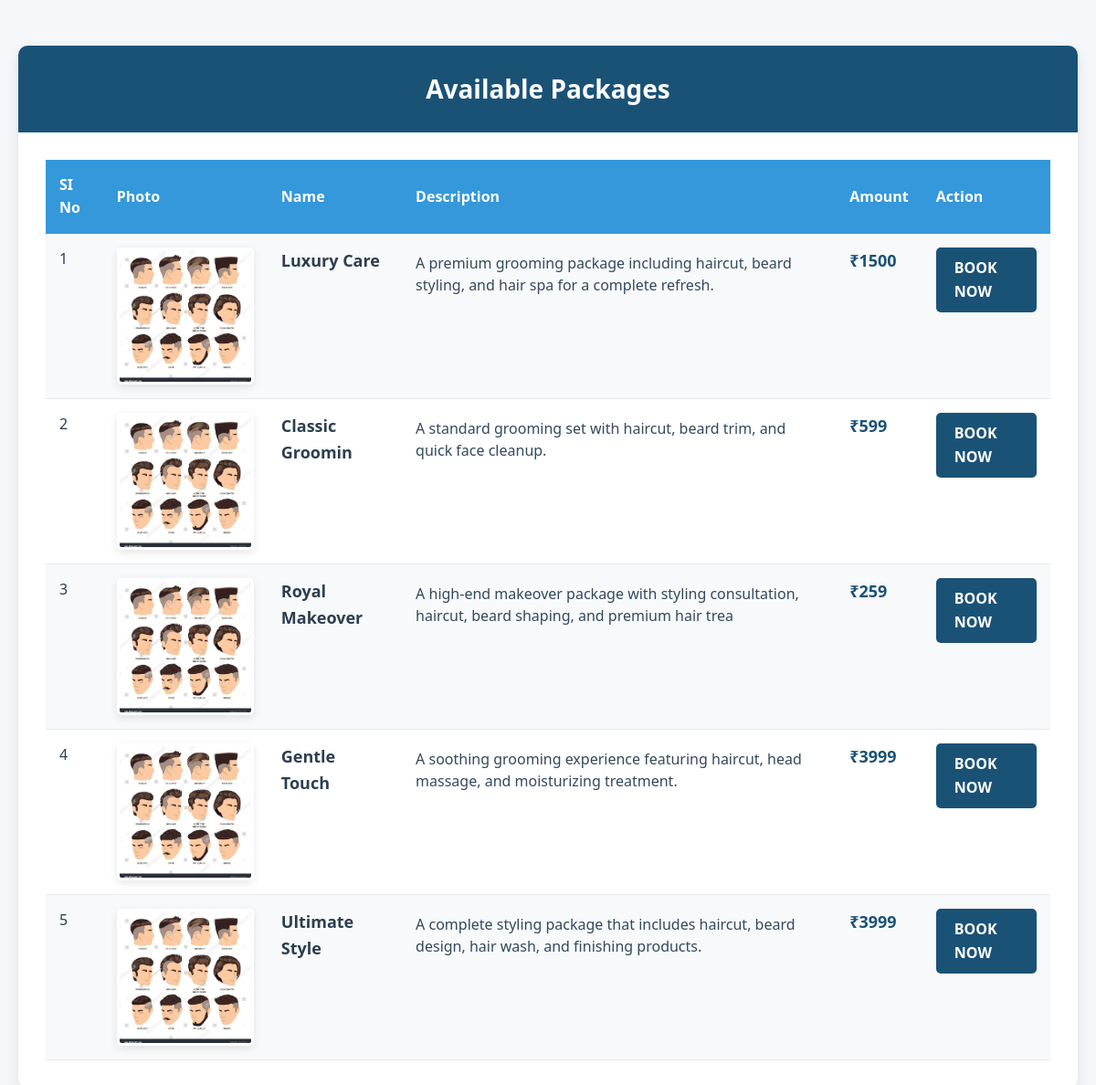
Page /User/Viewpackage.php?sid=4 (signed in) on the committed database.
### tables this page shows
CREATE TABLE `tbl_package` (
  `package_id` int(11) NOT NULL,
  `package_name` varchar(40) NOT NULL,
  `package_amount` int(11) NOT NULL,
  `package_description` varchar(100) NOT NULL,
  `package_photo` varchar(100) NOT NULL,
  `package_status` int(11) NOT NULL DEFAULT 1,
  `saloon_id` int(11) NOT NULL
);

### User/Viewpackage.php (the view, shortened to what this page needs)
<?php
include("../Assets/Connection/Connection.php");
?>
<!DOCTYPE html PUBLIC "-//W3C//DTD XHTML 1.0 Transitional//EN" "http://www.w3.org/TR/xhtml1/DTD/xhtml1-transitional.dtd">
<html xmlns="http://www.w3.org/1999/xhtml">
<head>
</head>
<body>
<div class="container">
  <div class="header">
    <h2>Available Packages</h2>
  </div>
  <div class="packages-container">
    <form id="form1" name="form1" method="post" action="">
      <table class="packages-table">
        <tr>
          <th>SI No</th>
          <th>Photo</th>
          <th>Name</th>
          <th>Description</th>
          <th>Amount</th>
          <th>Action</th>
        </tr>
        <?php
        $i = 0;
        $sel="select * from tbl_package where package_status=1 and saloon_id='".$_GET['sid']."'";
        $row = $con->query($sel);
        if($row->num_rows > 0) {
          while($data = $row->fetch_assoc())
          {
            $i++;
          ?>
          <tr>
            <td><?php echo $i; ?></td>
            <td><img src="../Assets/Files/saloon/package/<?php echo $data["package_photo"];?>" class="package-image" alt="Package Image"/></td>
            <td>
              <div class="package-name"><?php echo $data["package_name"]; ?></div>
            </td>
            <td>
              <div class="package-description"><?php echo $data["package_description"]; ?></div>
            </td>
            <td>
              <div class="package-amount">₹<?php echo $data["package_amount"]; ?></div>
            </td>
            <td><a href="Viewslot.php?pid=<?php echo $data['package_id'] ?>" class="book-btn">BOOK NOW</a></td>
          </tr>
          <?php
          }
        } else {
          echo '<tr><td colspan="6" class="no-packages">No packages available at this time.</td></tr>';
        }
        ?>
      </table>
    </form>
  </div>
</div>
</body>
</html>

### User/Viewpackage.php (style rules this page uses)
* { margin: 0; padding: 0; box-sizing: border-box; font-family: 'Segoe UI', Tahoma, Geneva, Verdana, sans-serif; }
body { background-color: #f5f7fa; color: #2c3e50; line-height: 1.6; padding: 20px; }
.container { max-width: 1200px; margin: 30px auto; background: white; border-radius: 10px; box-shadow: 0 5px 15px rgba(0, 0, 0, 0.1); overflow: hidden; }
.header { background: #1a5276; color: white; padding: 25px; text-align: center; }
.header h2 { font-size: 28px; font-weight: 600; }
.packages-container { padding: 30px; }
.packages-table { width: 100%; border-collapse: collapse; }
.packages-table th { background-color: #3498db; color: white; padding: 15px; text-align: left; font-weight: 600; }
.packages-table td { padding: 15px; border-bottom: 1px solid #eaeaea; vertical-align: top; }
.packages-table tr:nth-child(even) { background-color: #f8f9fa; }
.package-image { width: 150px; height: 150px; object-fit: cover; border-radius: 5px; border: 3px solid #fff; box-shadow: 0 3px 10px rgba(0, 0, 0, 0.1); }
.package-name { font-weight: 600; color: #2c3e50; font-size: 18px; }
.package-description { color: #34495e; margin-top: 5px; line-height: 1.5; }
.package-amount { font-weight: 600; color: #1a5276; font-size: 18px; }
.book-btn { display: inline-block; padding: 10px 20px; background: #1a5276; color: white; border-radius: 5px; text-decoration: none; font-weight: 600; transition: background 0.3s; }

### rows in the picture
tbl_package: package_photo (picture), package_name "Luxury Care", package_description "A premium grooming package including haircut, beard styling, and hair spa for a complete refresh.", package_amount "1500"
tbl_package: package_photo (picture), package_name "Classic Groomin", package_description "A standard grooming set with haircut, beard trim, and quick face cleanup.", package_amount "599"
tbl_package: package_photo (picture), package_name "Royal Makeover", package_description "A high-end makeover package with styling consultation, haircut, beard shaping, and premium hair trea", package_amount "259"
tbl_package: package_photo (picture), package_name "Gentle Touch", package_description "A soothing grooming experience featuring haircut, head massage, and moisturizing treatment.", package_amount "3999"
tbl_package: package_photo (picture), package_name "Ultimate Style", package_description "A complete styling package that includes haircut, beard design, hair wash, and finishing products.", package_amount "3999"
